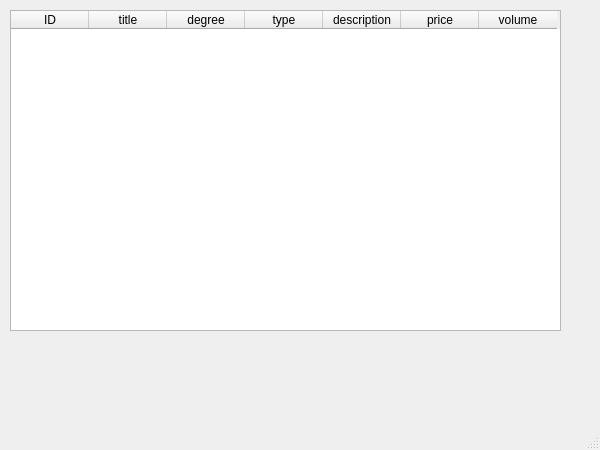
<?xml version="1.0" encoding="UTF-8"?>
<ui version="4.0">
 <class>MainWindow</class>
 <widget class="QMainWindow" name="MainWindow">
  <property name="geometry">
   <rect>
    <x>0</x>
    <y>0</y>
    <width>600</width>
    <height>450</height>
   </rect>
  </property>
  <property name="windowTitle">
   <string>MainWindow</string>
  </property>
  <widget class="QWidget" name="centralwidget">
   <widget class="QTableWidget" name="tableWidget">
    <property name="geometry">
     <rect>
      <x>10</x>
      <y>10</y>
      <width>551</width>
      <height>321</height>
     </rect>
    </property>
    <attribute name="horizontalHeaderDefaultSectionSize">
     <number>78</number>
    </attribute>
    <column>
     <property name="text">
      <string>ID</string>
     </property>
    </column>
    <column>
     <property name="text">
      <string>title</string>
     </property>
    </column>
    <column>
     <property name="text">
      <string>degree</string>
     </property>
    </column>
    <column>
     <property name="text">
      <string>type</string>
     </property>
    </column>
    <column>
     <property name="text">
      <string>description</string>
     </property>
    </column>
    <column>
     <property name="text">
      <string>price</string>
     </property>
    </column>
    <column>
     <property name="text">
      <string>volume</string>
     </property>
    </column>
   </widget>
  </widget>
  <widget class="QMenuBar" name="menubar">
   <property name="geometry">
    <rect>
     <x>0</x>
     <y>0</y>
     <width>600</width>
     <height>21</height>
    </rect>
   </property>
  </widget>
  <widget class="QStatusBar" name="statusbar"/>
 </widget>
 <resources/>
 <connections/>
</ui>
